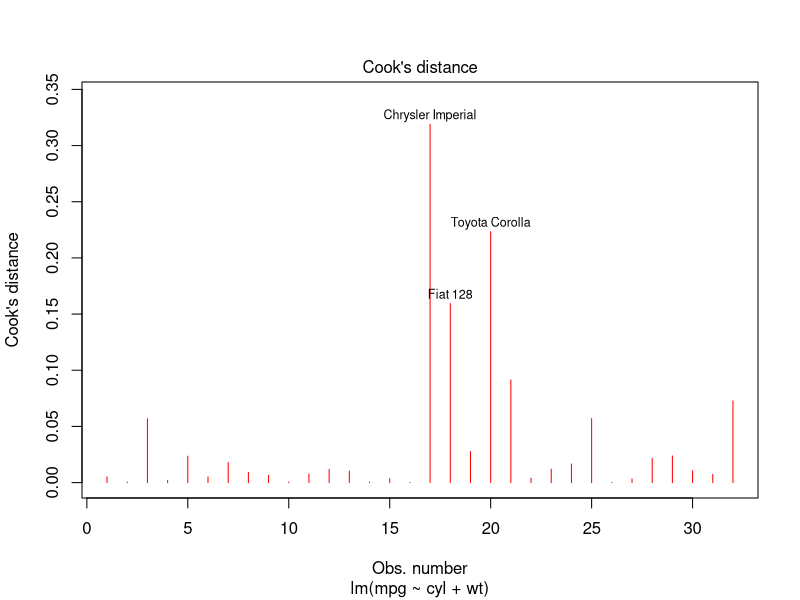

The R script that drew this image:
rm(list = ls())

data("mtcars")

fit <- lm(mpg ~ cyl + wt, data = mtcars)
print(fit)

plot(fit, pch = 18, col = "red", which = c(4))

cooks <- cooks.distance(fit)
cooks <- round(cooks, 5)
cooks <- rev(sort(cooks))

df <- data.frame(name = names(cooks), cooks)
rownames(df) <- NULL
print(df)